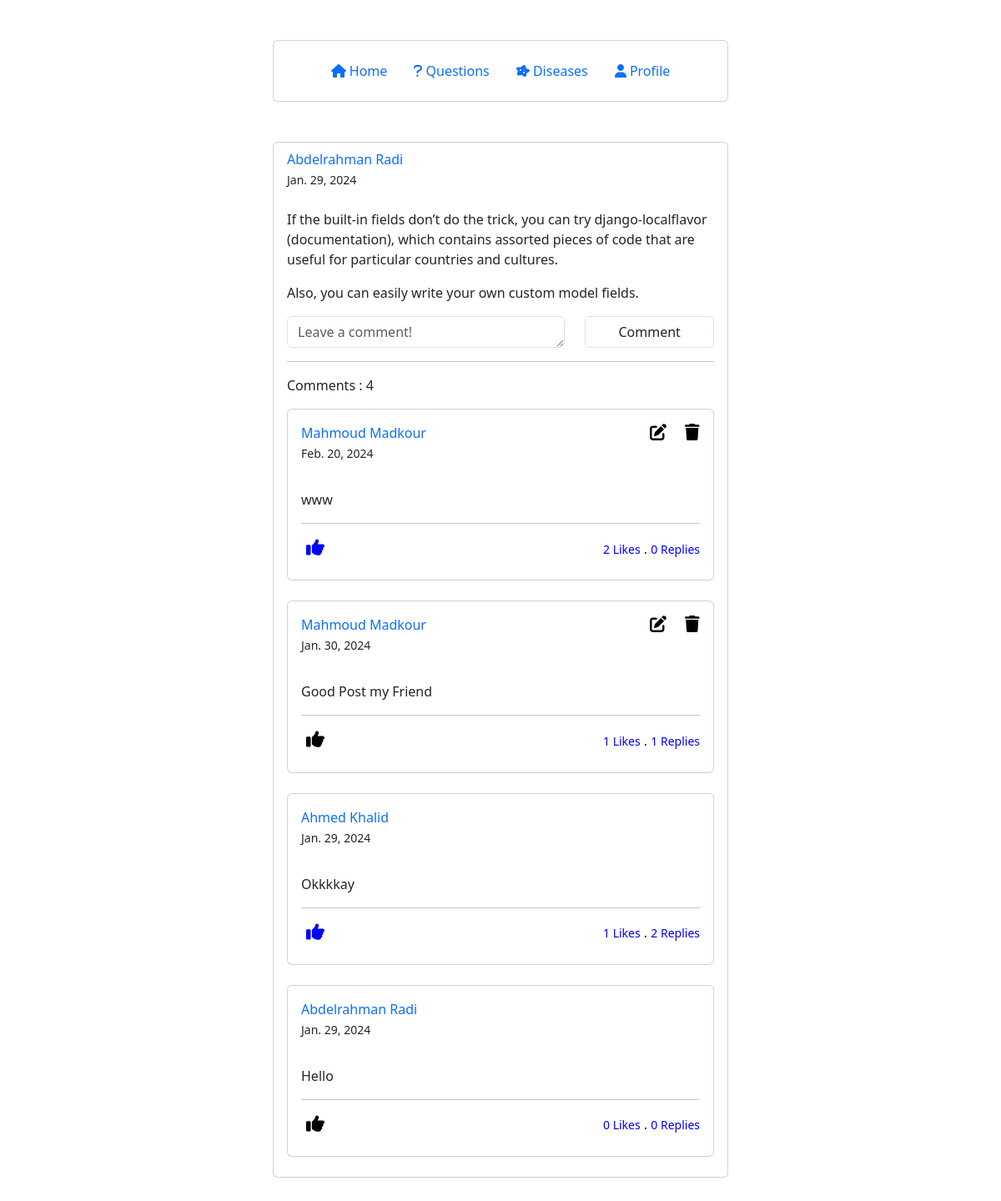
Page /post_detail/3/ (signed in) on the committed database.
### account/models.py (models this page shows, shortened)
class Post(models.Model):
    user = models.ForeignKey(User, on_delete=models.CASCADE, null=True)
    body = models.TextField(max_length=1000, null=True)
    post_likes_count = models.PositiveIntegerField(default=0, null=True)
    created_on = models.DateTimeField(auto_now_add=True, null=True)
    last_modified = models.DateTimeField(auto_now=True, null=True)

class Comment(models.Model):
    user = models.ForeignKey(User, on_delete=models.CASCADE, null=True)
    post = models.ForeignKey(Post, on_delete=models.CASCADE, null=True)
    body = models.TextField(max_length=500, null=True)
    comment_likes_count = models.PositiveIntegerField(default=0, null=True)
    created_on = models.DateTimeField(auto_now_add=True, null=True)
    last_modified = models.DateTimeField(auto_now=True, null=True)

### account/views.py (the view, shortened to what this page needs)
# urls.py: path("post_detail/<pk_post>/", views.post_detail, name="post_detail"),
@login_required(login_url='login')
def post_detail(request, pk_post):
    if request.method == "GET":
        user = request.user
        post = Post.objects.get(pk=pk_post)
        comments = Comment.objects.filter(post=post).order_by("-created_on")
        likes = CommentLikes.objects.filter(user=user)
        combined_data = {}                      # Assuming posts and likes are lists or querysets
        for comment in comments:                # Initialize combined_data with 'unlike' for all posts
            combined_data[comment] = 'unlike'
        for like in likes:                      # Update combined_data based on likes
            if like.comment in combined_data:
                combined_data[like.comment] = 'like'
        comment_form = CommentForm()
        context = {
            'user': user,
            "post": post,
            "combined_data": combined_data,
            "comment_form": comment_form,
        }
        return render(request, "post/detail_post.html", context)

### account/forms.py
class CommentForm(forms.Form):
    body = forms.CharField(
        widget=forms.Textarea(
            attrs={"class": "form-control", "placeholder": "Leave a comment!", "rows": 1}
        )
    )

### account/templates/post/detail_post.html (shortened to what this page needs)
{% extends "base.html" %}
{% block page_content %}
    <div class="container mt-5 mb-5">
        <div class="row d-flex align-items-center justify-content-center">
            <div class="col-md-6">
                <div class="card">
                    <div class="p-2 px-3">
                        {% if user == post.user %}
                            <a style="text-decoration: none" href="{% url 'user_profile' %}">
                                <span class="font-weight-bold"> {{ post.user.first_name }} {{ post.user.last_name }} </span><br>
                            </a>
                        {% else %}
                            <a style="text-decoration: none" href="{% url 'user_profile_everyone' post.user.id %}">
                                <span class="font-weight-bold"> {{ post.user.first_name }} {{ post.user.last_name }} </span><br>
                            </a>
                        {% endif %}
                        <small > {{ post.created_on.date }} </small>
                    </div>
                    <div class="px-3">
                        <p> {{ post.body | linebreaks | safe }} </p>
                        <form id="comment-form" method="post">
                            <div class="row">
                                <div class="col-8" class="comment-input">
                                    {{ comment_form.body }}
                                </div>
                                <div class="col-4" class="comment-input">
                                    <button type="submit" class="form-control">Comment</button>
                                </div>
                            </div>
                        </form>
                        <hr>
                        <p>Comments : {{ post.comment_set.count }} </p>
                        {% for comment, like in combined_data.items %}
                            <div class="card">
                                <div class="row p-3 px-3">
                                    <div class="col-10">
                                        {% if user == comment.user %}
                                            <a style="text-decoration: none" href="{% url 'user_profile' %}">
                                                <span class="font-weight-bold"> {{ comment.user.first_name }} {{ comment.user.last_name }} </span><br>
                                            </a>
                                        {% else %}
                                            <a style="text-decoration: none" href="{% url 'user_profile_everyone' comment.user.id %}">
                                                <span class="font-weight-bold"> {{ comment.user.first_name }} {{ comment.user.last_name }} </span><br>
                                            </a>
                                        {% endif %}
                                        <small > {{ comment.created_on.date }} </small>
                                    </div>
                                    {% if user == comment.user %}
                                        <div class="col-1">
                                            <a style="color: black;" href="{% url 'update_comment' post.pk comment.pk %}">
                                                <i class="fa fa-edit " style="font-size:20px"></i>
                                            </a>
                                        </div>
                                        <div class="col-1">
                                            <a style="color: black;" href="{% url 'delete_comment' post.pk comment.pk %}">
                                                <i class="fa fa-trash " style="font-size:20px"></i>
                                            </a>
                                        </div>
                                    {% endif %}
                                </div>
                                <div class="px-3">
                                    <p> {{ comment.body | linebreaks | safe }} </p>
                                    <hr>
                                    <div class="d-flex justify-content-between align-items-center">
                                        <form action="{% url 'like_comment' post.id comment.id %}" method="post">
                                            {% if like == 'like' %}
                                                <button type="submit" style="border: none; background: none;">
                                                    <i style="color: blue; font-size:22px;" class="fas fa-thumbs-up"></i>
                                                </button>
                                            {% elif like == 'unlike' %}
                                                <button type="submit" style="border: none; background: none;">
                                                    <i style="color: black; font-size:22px;" class="fas fa-thumbs-up"></i>
                                                </button>
                                            {% endif %}
                                        </form>
                                        <div>
                                            <small style="color:blue;"> {{ comment.comment_likes_count }} Likes</small>
                                            <span> . </span>
                                            <a style="text-decoration: none; color:blue;" href="{% url 'comment_detail' post.id comment.id %}">
                                                <small> {{ comment.replay_set.count }} Replies</small>
                                            </a>
                                        </div>
                                    </div>
                                    <br>
                                </div>
                            </div>
                            <br>
                        {% endfor %}
                    </div>
                </div>
                <br>
            </div>
        </div>
    </div>
{% endblock page_content %}

### static/css/base.css (style rules this page uses)
body { background-color: #eee; font-family: "Poppins", sans-serif; font-weight: 300 }
.card { border:none }
hr { color: #a09c9c; margin-top: 4px; margin-bottom: 8px }
.form-control { border-radius: 26px }

### rows in the picture
Post: user.first_name "Abdelrahman", user.last_name "Radi", created_on "Jan. 29, 2024", body "If the built-in fields don’t do the trick, you can try django-localflavor (documentation), which contains assorted pieces of code that are useful for particular countries and cultures. Also, you can easily write your own custom model fields.", comment_set.count "4"
Comment: user.first_name "Mahmoud", user.last_name "Madkour", created_on "Feb. 20, 2024", body "www", comment_likes_count "2", replay_set.count "0"
Comment: user.first_name "Mahmoud", user.last_name "Madkour", created_on "Jan. 30, 2024", body "Good Post my Friend", comment_likes_count "1", replay_set.count "1"
Comment: user.first_name "Ahmed", user.last_name "Khalid", created_on "Jan. 29, 2024", body "Okkkkay", comment_likes_count "1", replay_set.count "2"
Comment: user.first_name "Abdelrahman", user.last_name "Radi", created_on "Jan. 29, 2024", body "Hello", comment_likes_count "0", replay_set.count "0"
